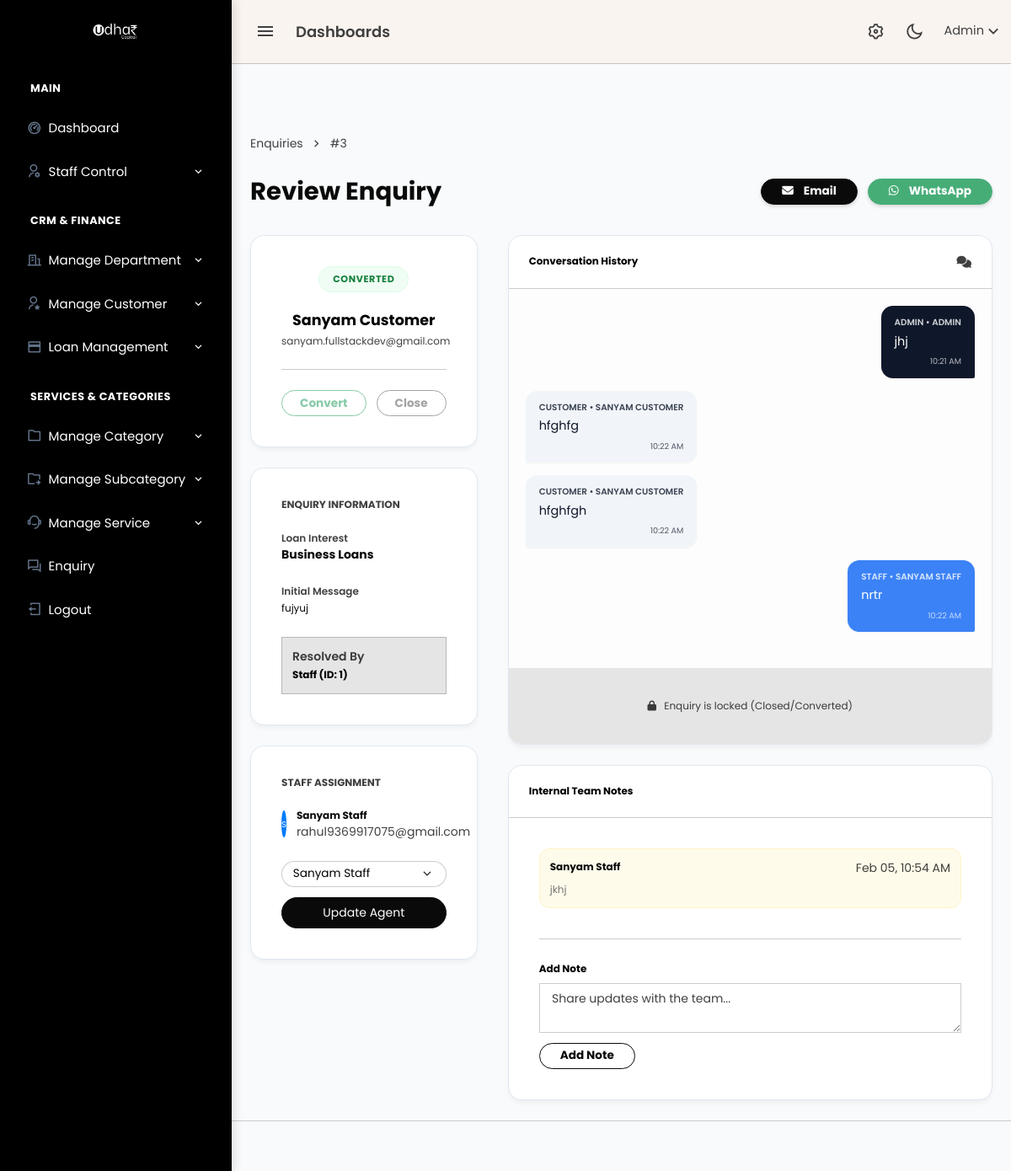
The app's page /admin/enquiry_view.php?id=3 (signed in) with its own data.
### tables this page shows
CREATE TABLE `enquiries` (
  `id` int(11) NOT NULL,
  `customer_id` bigint(20) UNSIGNED DEFAULT NULL,
  `full_name` varchar(255) NOT NULL,
  `phone` varchar(15) NOT NULL,
  `email` varchar(255) NOT NULL,
  `loan_type_id` int(11) NOT NULL,
  `loan_type_name` varchar(255) NOT NULL,
  `query_message` text NOT NULL,
  `status` enum('new','assigned','conversation','converted','closed') NOT NULL DEFAULT 'new',
  `assigned_staff_id` bigint(20) UNSIGNED DEFAULT NULL,
  `assigned_by` bigint(20) UNSIGNED DEFAULT NULL,
  `assigned_at` timestamp NULL DEFAULT NULL,
  `converted_by_role` enum('admin','staff','customer') DEFAULT NULL,
  `converted_by_id` bigint(20) UNSIGNED DEFAULT NULL,
  `converted_at` timestamp NULL DEFAULT NULL,
  `closed_by_role` enum('admin','staff','customer') DEFAULT NULL,
  `closed_by_id` bigint(20) UNSIGNED DEFAULT NULL,
  `closed_at` timestamp NULL DEFAULT NULL,
  `created_at` timestamp NOT NULL DEFAULT current_timestamp()
);

CREATE TABLE `staff` (
  `id` bigint(20) UNSIGNED NOT NULL,
  `name` varchar(255) NOT NULL,
  `email` varchar(255) NOT NULL,
  `password` varchar(255) NOT NULL,
  `department_id` int(11) DEFAULT NULL,
  `created_by` bigint(20) UNSIGNED DEFAULT NULL,
  `status` enum('active','inactive') DEFAULT 'active',
  `created_at` timestamp NOT NULL DEFAULT current_timestamp(),
  `role_id` int(11) DEFAULT NULL
);

CREATE TABLE `enquiry_messages` (
  `id` bigint(20) UNSIGNED NOT NULL,
  `conversation_id` bigint(20) UNSIGNED NOT NULL,
  `sender_role` enum('admin','staff','customer') NOT NULL,
  `sender_id` bigint(20) UNSIGNED DEFAULT NULL,
  `message` text NOT NULL,
  `created_at` timestamp NOT NULL DEFAULT current_timestamp()
);

CREATE TABLE `customers` (
  `id` bigint(20) UNSIGNED NOT NULL,
  `full_name` varchar(255) NOT NULL,
  `email` varchar(255) NOT NULL,
  `phone` varchar(20) NOT NULL,
  `password` varchar(255) NOT NULL,
  `aadhaar_number` varchar(20) DEFAULT NULL,
  `status` enum('active','blocked') DEFAULT 'active',
  `created_at` timestamp NOT NULL DEFAULT current_timestamp(),
  `updated_at` timestamp NOT NULL DEFAULT current_timestamp() ON UPDATE current_timestamp()
);

CREATE TABLE `enquiry_notes` (
  `id` bigint(20) UNSIGNED NOT NULL,
  `enquiry_id` int(11) NOT NULL,
  `note` text NOT NULL,
  `created_by_role` enum('admin','staff') NOT NULL,
  `created_by_id` bigint(20) UNSIGNED NOT NULL,
  `created_at` timestamp NOT NULL DEFAULT current_timestamp()
);

### admin/enquiry_view.php (the view, shortened to what this page needs)
<?php
include 'header.php';
include 'topbar.php';
include 'sidebar.php';
$enquiry_id = (int)($_GET['id'] ?? 0);
$enquiry_sql = "SELECT e.*,
                        s.name AS assigned_staff_name, s.email AS assigned_staff_email,
                        c.full_name AS customer_name, c.email AS customer_email, c.phone AS customer_phone
                FROM enquiries e
                LEFT JOIN staff s ON e.assigned_staff_id = s.id
                LEFT JOIN customers c ON e.customer_id = c.id
                WHERE e.id = $enquiry_id
                LIMIT 1";
$enquiry_res = mysqli_query($conn, $enquiry_sql);
$enquiry = mysqli_fetch_assoc($enquiry_res);
$is_closed_or_converted = in_array($enquiry['status'], ['closed','converted'], true);
$wa_phone = preg_replace('/\D+/', '', $enquiry['phone'] ?? '');
$wa_text = rawurlencode("Hello {$enquiry['full_name']}, can you provide more information about your enquiry #{$enquiry_id}?");
$wa_link = "https://api.whatsapp.com/send/?phone={$wa_phone}&text={$wa_text}&type=phone_number&app_absent=0";
$staff_list = [];
$staff_res = mysqli_query($conn, "SELECT id, name, email FROM staff WHERE status = 'active' ORDER BY name ASC");
if ($staff_res) {
    while ($s = mysqli_fetch_assoc($staff_res)) {
        $staff_list[] = $s;
    }
}
$conv_res = mysqli_query($conn, "SELECT id FROM enquiry_conversations WHERE enquiry_id = $enquiry_id LIMIT 1");
$conversation_id = 0;
if ($conv_res && mysqli_num_rows($conv_res) > 0) {
    $conv = mysqli_fetch_assoc($conv_res);
    $conversation_id = (int)$conv['id'];
}
$messages = [];
if ($conversation_id > 0) {
    $msg_sql = "SELECT m.*,
                        a.name AS admin_name,
                        st.name AS staff_name,
                        cu.full_name AS customer_name
                FROM enquiry_messages m
                LEFT JOIN admin a ON (m.sender_role='admin' AND m.sender_id = a.id)
                LEFT JOIN staff st ON (m.sender_role='staff' AND m.sender_id = st.id)
                LEFT JOIN customers cu ON (m.sender_role='customer' AND m.sender_id = cu.id)
                WHERE m.conversation_id = $conversation_id
                ORDER BY m.created_at ASC";
    $msg_res = mysqli_query($conn, $msg_sql);
    if ($msg_res) {
        while ($m = mysqli_fetch_assoc($msg_res)) {
            $messages[] = $m;
        }
    }
}
$notes = [];
$notes_res = mysqli_query($conn, "SELECT n.*,
        CASE
            WHEN n.created_by_role = 'admin' THEN a.name
            WHEN n.created_by_role = 'staff' THEN s.name
            ELSE 'User'
        END AS creator_name
    FROM enquiry_notes n
    LEFT JOIN admin a ON (n.created_by_role='admin' AND n.created_by_id = a.id)
    LEFT JOIN staff s ON (n.created_by_role='staff' AND n.created_by_id = s.id)
    WHERE n.enquiry_id = $enquiry_id
    ORDER BY n.created_at DESC");
if ($notes_res) {
    while ($n = mysqli_fetch_assoc($notes_res)) {
        $notes[] = $n;
    }
}
?>
<div class="content-page">
    <div class="content">
        <div class="container-fluid pt-4">
            <div class="d-flex justify-content-between align-items-end mb-4">
                <div>
                    <nav aria-label="breadcrumb">
                        <ol class="breadcrumb mb-1">
                            <li class="breadcrumb-item"><a href="enquiries.php" class="text-muted">Enquiries</a></li>
                            <li class="breadcrumb-item active">#<?= $enquiry_id ?></li>
                        </ol>
                    </nav>
                    <h2 class="fw-bold text-dark mb-0">Review Enquiry</h2>
                </div>
                <div class="d-flex gap-2">
                    <a href="enquiry_email.php?id=<?= $enquiry_id ?>" class="btn btn-dark px-3 rounded-pill fw-bold btn-sm shadow-sm">
                        <i class="fas fa-envelope me-2"></i>Email
                    </a>
                    <?php if (!empty($wa_phone)): ?>
                        <a href="<?= $wa_link ?>" target="_blank" class="btn btn-success px-3 rounded-pill fw-bold btn-sm shadow-sm">
                            <i class="fab fa-whatsapp me-2"></i>WhatsApp
                        </a>
                    <?php endif; ?>
                </div>
            </div>
            <div class="row g-4">
                <div class="col-lg-4">
                    <div class="card-modern p-4 text-center">
                        <span class="status-badge status-<?= $enquiry['status'] ?> mb-3 d-inline-block">
                            <?= ucfirst($enquiry['status']) ?>
                        </span>
                        <h4 class="fw-bold mb-1"><?= htmlspecialchars($enquiry['full_name']) ?></h4>
                        <p class="text-muted small mb-3"><?= htmlspecialchars($enquiry['email']) ?></p>
                        <div class="d-flex gap-2 justify-content-center border-top pt-3">
                            <form method="POST" action="db/enquiry_status.php" class="flex-fill">
                                <button class="btn btn-sm btn-outline-success w-100 fw-bold rounded-pill" type="submit" <?= $is_closed_or_converted ? 'disabled' : '' ?>>Convert</button>
                            </form>
                            <form method="POST" action="db/enquiry_status.php" class="flex-fill">
                                <button class="btn btn-sm btn-outline-secondary w-100 fw-bold rounded-pill" type="submit" <?= $is_closed_or_converted ? 'disabled' : '' ?>>Close</button>
                            </form>
                        </div>
                    </div>
                    <div class="card-modern p-4">
                        <h6 class="fw-bold text-uppercase small text-muted mb-3">Enquiry Information</h6>
                        <div class="mb-3">
                            <label class="text-muted small d-block">Loan Interest</label>
                            <span class="fw-bold text-dark"><?= htmlspecialchars($enquiry['loan_type_name']) ?></span>
                        </div>
                        <div class="mb-3">
                            <label class="text-muted small d-block">Initial Message</label>
                            <span class="text-dark small"><?= nl2br(htmlspecialchars($enquiry['query_message'])) ?></span>
                        </div>
                        <?php if ($enquiry['status'] !== 'pending'): ?>
                        <div class="mt-3 p-2 bg-light rounded border">
                            <label class="text-muted x-small d-block">Resolved By</label>
                            <span class="small fw-bold"><?= ucfirst($enquiry['status'] === 'closed' ? $enquiry['closed_by_role'] : $enquiry['converted_by_role']) ?> (ID: <?= $enquiry['status'] === 'closed' ? $enquiry['closed_by_id'] : $enquiry['converted_by_id'] ?>)</span>
                        </div>
                        <?php endif; ?>
                    </div>
                    <div class="card-modern p-4">
                        <h6 class="fw-bold text-uppercase small text-muted mb-3">Staff Assignment</h6>
                        <div class="d-flex align-items-center mb-3">
                            <div class="bg-primary text-white rounded-circle d-flex align-items-center justify-content-center me-2" style="width:32px; height:32px; font-size:10px;">
                                <?= strtoupper(substr($enquiry['assigned_staff_name'] ?: 'U', 0, 1)) ?>
                            </div>
                            <div>
                                <div class="fw-bold small text-dark"><?= htmlspecialchars($enquiry['assigned_staff_name'] ?: 'Unassigned') ?></div>
                                <div class="text-muted x-small"><?= htmlspecialchars($enquiry['assigned_staff_email'] ?: 'No staff assigned') ?></div>
                            </div>
                        </div>
                        <form method="POST" action="db/enquiry_assign.php">
                            <select name="staff_id" class="form-select form-select-sm mb-2 rounded-pill">
                                <?php foreach ($staff_list as $s): ?>
                                    <option value="<?= $s['id'] ?>" <?= ((int)$enquiry['assigned_staff_id'] === (int)$s['id']) ? 'selected' : '' ?>>
                                        <?= htmlspecialchars($s['name']) ?>
                                    </option>
                                <?php endforeach; ?>
                            </select>
                            <button class="btn btn-xs btn-dark w-100 rounded-pill" type="submit">Update Agent</button>
                        </form>
                    </div>
                </div>
                <div class="col-lg-8">
                    <div class="card-modern">
                        <div class="p-3 border-bottom d-flex justify-content-between align-items-center">
                            <h6 class="fw-bold mb-0">Conversation History</h6>
                            <i class="fas fa-comments text-muted"></i>
                        </div>
                        <div class="msg-thread">
                            <?php if (empty($messages)): ?>
                                <div class="text-center py-5">
                                    <i class="fas fa-comment-slash fa-2x text-light mb-2"></i>
                                    <p class="text-muted small">No message history yet.</p>
                                </div>
                            <?php else: ?>
                                <?php foreach ($messages as $m):
                                    $role = $m['sender_role'];
                                    $name = $role === 'admin' ? $m['admin_name'] : ($role === 'staff' ? $m['staff_name'] : $m['customer_name']);
                                    $class = $role === 'admin' ? 'msg-admin' : ($role === 'staff' ? 'msg-staff' : 'msg-customer');
                                ?>
                                    <div class="msg-bubble <?= $class ?>">
                                        <div class="msg-meta"><?= ucfirst($role) ?> • <?= htmlspecialchars($name ?: 'User') ?></div>
                                        <div><?= nl2br(htmlspecialchars($m['message'])) ?></div>
                                        <div class="text-end mt-1" style="font-size: 0.6rem; opacity: 0.7;">
                                            <?= date('h:i A', strtotime($m['created_at'])) ?>
                                        </div>
                                    </div>
                                <?php endforeach; ?>
                            <?php endif; ?>
                        </div>
                        <div class="p-3 bg-light">
                            <?php if ($is_closed_or_converted): ?>
                                <div class="text-center text-muted small py-2"><i class="fas fa-lock me-1"></i> Enquiry is locked (Closed/Converted)</div>
                            <?php endif; ?>
                        </div>
                    </div>
                    <div class="card-modern">
                        <div class="p-3 border-bottom">
                            <h6 class="fw-bold mb-0">Internal Team Notes</h6>
                        </div>
                        <div class="p-4">
                            <?php if (empty($notes)): ?>
                                <p class="text-muted small italic">No internal notes added for this enquiry.</p>
                            <?php else: ?>
                                <?php foreach ($notes as $n): ?>
                                    <div class="internal-note-box">
                                        <div class="d-flex justify-content-between mb-1">
                                            <span class="fw-bold small text-dark"><?= htmlspecialchars($n['creator_name']) ?></span>
                                            <span class="text-muted x-small"><?= date('M d, h:i A', strtotime($n['created_at'])) ?></span>
                                        </div>
                                        <div class="small text-secondary"><?= nl2br(htmlspecialchars($n['note'])) ?></div>
                                    </div>
                                <?php endforeach; ?>
                            <?php endif; ?>
                            <form method="POST" action="db/enquiry_note.php" class="mt-4 pt-3 border-top">
                                <label class="form-label small fw-bold">Add Note</label>
                                <textarea name="note" class="form-control mb-2" rows="2" placeholder="Share updates with the team..." required></textarea>
                                <button class="btn btn-sm btn-outline-dark fw-bold px-3 rounded-pill">Add Note</button>
                            </form>
                        </div>
                    </div>
                </div>
            </div>
        </div>
    </div>
</div>
<?php include 'footer.php'; ?>

### records on screen
enquiries: status "CONVERTED", full_name "Sanyam Customer", email "sanyam.fullstackdev@gmail.com", loan_type_name "Business Loans", query_message "fujyuj", status+converted_by_role "Staff", converted_by "1", staff.name "S", staff.name "Sanyam Staff", staff.email "rahul9369917075@gmail.com", staff_id "Sanyam Staff"
enquiry_messages: sender_role "ADMIN", message "jhj", created_at "10:21 AM"
enquiry_messages: sender_role "CUSTOMER", customers.full_name "SANYAM CUSTOMER", message "hfghfg", created_at "10:22 AM"
enquiry_messages: sender_role "CUSTOMER", customers.full_name "SANYAM CUSTOMER", message "hfghfgh", created_at "10:22 AM"
enquiry_messages: sender_role "STAFF", staff.name "SANYAM STAFF", message "nrtr", created_at "10:22 AM"
enquiry_notes: creator_name "Sanyam Staff", created_at "Feb 05, 10:54 AM", note "jkhj"

### other values on screen
$enquiry_id "3"
